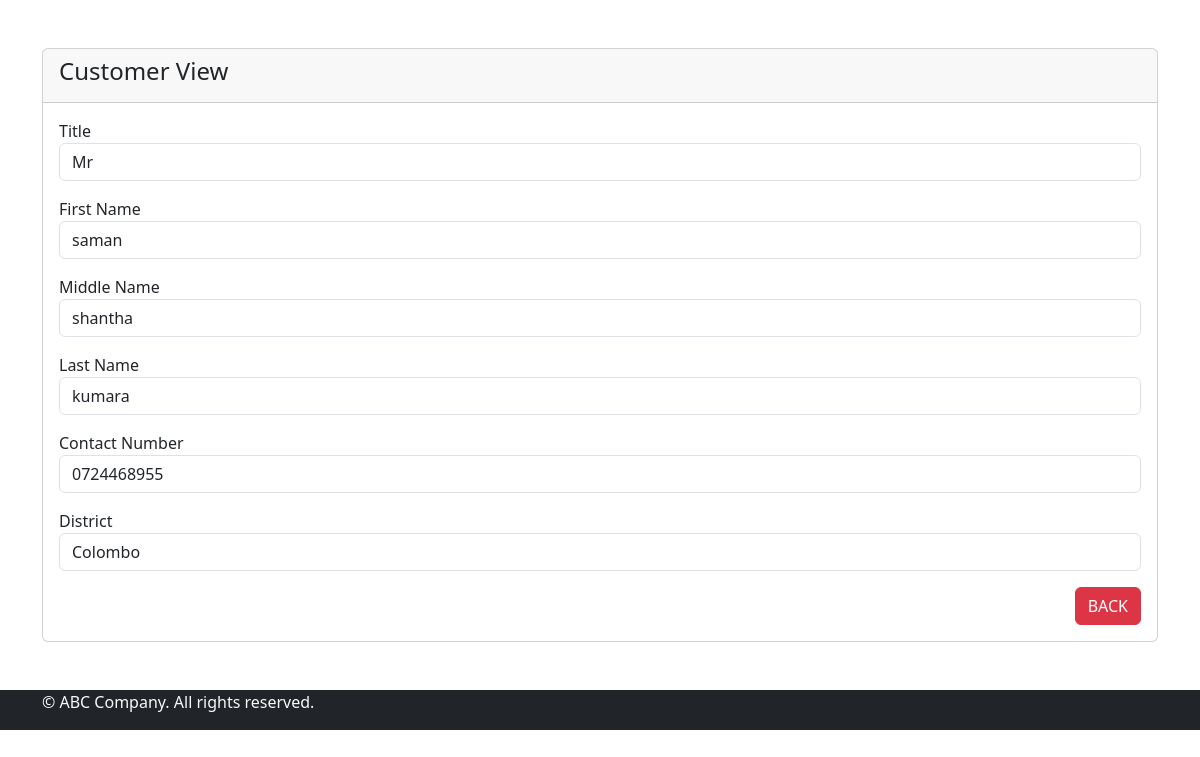
The page /customer-view.php?id=1 on the database its author committed.
### tables this page shows
CREATE TABLE `customer` (
  `id` int(11) NOT NULL,
  `title` varchar(20) NOT NULL,
  `first_name` varchar(50) NOT NULL,
  `middle_name` varchar(50) NOT NULL,
  `last_name` varchar(50) NOT NULL,
  `contact_no` varchar(10) NOT NULL,
  `district` varchar(50) NOT NULL
);

CREATE TABLE `district` (
  `district` varchar(50) DEFAULT NULL,
  `active` varchar(10) DEFAULT NULL,
  `id` int(10) NOT NULL
);

### customer-view.php (the view)
<?php
require 'dbcon.php';
?>
<?php include('header.php') ?>
    <div class="container mt-5 mb-5">
        <div class="row">
            <div class="col-md-12">
                <div class="card">
                    <div class="card-header">
                        <h4>Customer View
                        </h4>
                    </div>
                    <div class="card-body">
                        <?php
                        if(isset($_GET['id'])){
                            $customer_id = mysqli_real_escape_string($con,$_GET['id']);
                            $query = "SELECT * FROM customer WHERE id = '$customer_id'";
                            $query_run = mysqli_query($con,$query);
                            if(mysqli_num_rows($query_run) > 0){
                                $customer = mysqli_fetch_array($query_run);
                                ?>
                                            <div class="mb-3">
                                                <label for="">Title</label>
                                                <p class="form-control">
                                                    <?=$customer['title']; ?>
                                                </p>
                                            </div>
                                            <div class="mb-3">
                                                <label for="">First Name</label>
                                                <p class="form-control">
                                                    <?=$customer['first_name']; ?>
                                                </p>
                                            </div>
                                            <div class="mb-3">
                                                <label for="">Middle Name</label>
                                                <p class="form-control">
                                                    <?=$customer['middle_name']; ?>
                                                </p>
                                            </div>
                                            <div class="mb-3">
                                                <label for="">Last Name</label>
                                                <p class="form-control">
                                                    <?=$customer['last_name']; ?>
                                                </p>
                                            </div>
                                            <div class="mb-3">
                                                <label for="">Contact Number</label>
                                                <p class="form-control">
                                                    <?=$customer['contact_no']; ?>
                                                </p>
                                            </div>
                                            <div class="mb-3">
                                                <label for="">District</label>
                                                <p class="form-control">
                                                <?php
                                                    $district_id = $customer['district'];
                                                    $query = "SELECT district FROM district WHERE id='$district_id'";
                                                    $query_run = mysqli_query($con,$query);
                                                    if(mysqli_num_rows($query_run) > 0){
                                                        $district = mysqli_fetch_array($query_run);
                                                        ?>
                                                        <?= $district['district'] ?>
                                                        <?php
                                                    }
                                                    else{
                                                        echo "<h5>No Districts Found.</h5>";
                                                    }
                                                ?>
                                                </p>
                                            </div>
                                            <div class="mb-3">
                                                <a href="index.php" class="btn btn-danger float-end">BACK</a>
                                            </div>
                                <?php
                            }
                            else{
                                echo "<h4>No such Id Found.</h4>";
                            }
                        }
                        ?>
                    </div>
                </div>
            </div>
        </div>
    </div>
<?php include('footer.php') ?>

### rows shown on the page
customer: title "Mr", first_name "saman", middle_name "shantha", last_name "kumara", contact_no "0724468955"
district: district "Colombo"
